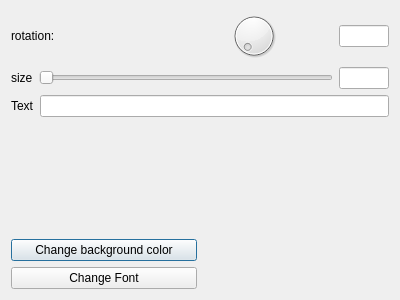
<?xml version="1.0" encoding="UTF-8"?>
<ui version="4.0">
 <class>CustomText_Editor</class>
 <widget class="QDialog" name="CustomText_Editor">
  <property name="geometry">
   <rect>
    <x>0</x>
    <y>0</y>
    <width>400</width>
    <height>300</height>
   </rect>
  </property>
  <property name="windowTitle">
   <string>Dialog</string>
  </property>
  <layout class="QVBoxLayout" name="verticalLayout">
   <item>
    <layout class="QHBoxLayout" name="horizontalLayout_4">
     <item>
      <widget class="QLabel" name="rotationLabel">
       <property name="text">
        <string>rotation: </string>
       </property>
      </widget>
     </item>
     <item>
      <widget class="QDial" name="rotationDial">
       <property name="maximum">
        <number>360</number>
       </property>
      </widget>
     </item>
     <item>
      <widget class="QLineEdit" name="rotationLineEdit">
       <property name="maximumSize">
        <size>
         <width>50</width>
         <height>16777215</height>
        </size>
       </property>
      </widget>
     </item>
    </layout>
   </item>
   <item>
    <layout class="QHBoxLayout" name="horizontalLayout">
     <item>
      <widget class="QLabel" name="widthLabel">
       <property name="text">
        <string>size</string>
       </property>
      </widget>
     </item>
     <item>
      <widget class="QSlider" name="sizeSliderSize">
       <property name="minimum">
        <number>1</number>
       </property>
       <property name="maximum">
        <number>255</number>
       </property>
       <property name="orientation">
        <enum>Qt::Horizontal</enum>
       </property>
      </widget>
     </item>
     <item>
      <widget class="QLineEdit" name="SizeLineEdit">
       <property name="maximumSize">
        <size>
         <width>50</width>
         <height>16777215</height>
        </size>
       </property>
      </widget>
     </item>
    </layout>
   </item>
   <item>
    <layout class="QHBoxLayout" name="horizontalLayout_2">
     <item>
      <widget class="QLabel" name="label">
       <property name="text">
        <string>Text</string>
       </property>
      </widget>
     </item>
     <item>
      <widget class="QLineEdit" name="TextLineEdit"/>
     </item>
    </layout>
   </item>
   <item>
    <spacer name="verticalSpacer">
     <property name="orientation">
      <enum>Qt::Vertical</enum>
     </property>
     <property name="sizeHint" stdset="0">
      <size>
       <width>20</width>
       <height>69</height>
      </size>
     </property>
    </spacer>
   </item>
   <item>
    <layout class="QHBoxLayout" name="horizontalLayout_3">
     <item>
      <widget class="QPushButton" name="colorPicker">
       <property name="text">
        <string>Change background color</string>
       </property>
      </widget>
     </item>
     <item>
      <widget class="QLabel" name="colorLabelHolder">
       <property name="text">
        <string/>
       </property>
      </widget>
     </item>
    </layout>
   </item>
   <item>
    <layout class="QHBoxLayout" name="horizontalLayout_5">
     <item>
      <widget class="QPushButton" name="fontButton">
       <property name="text">
        <string>Change Font</string>
       </property>
      </widget>
     </item>
     <item>
      <widget class="QLabel" name="fontLabel">
       <property name="text">
        <string/>
       </property>
      </widget>
     </item>
    </layout>
   </item>
  </layout>
 </widget>
 <resources/>
 <connections/>
</ui>
